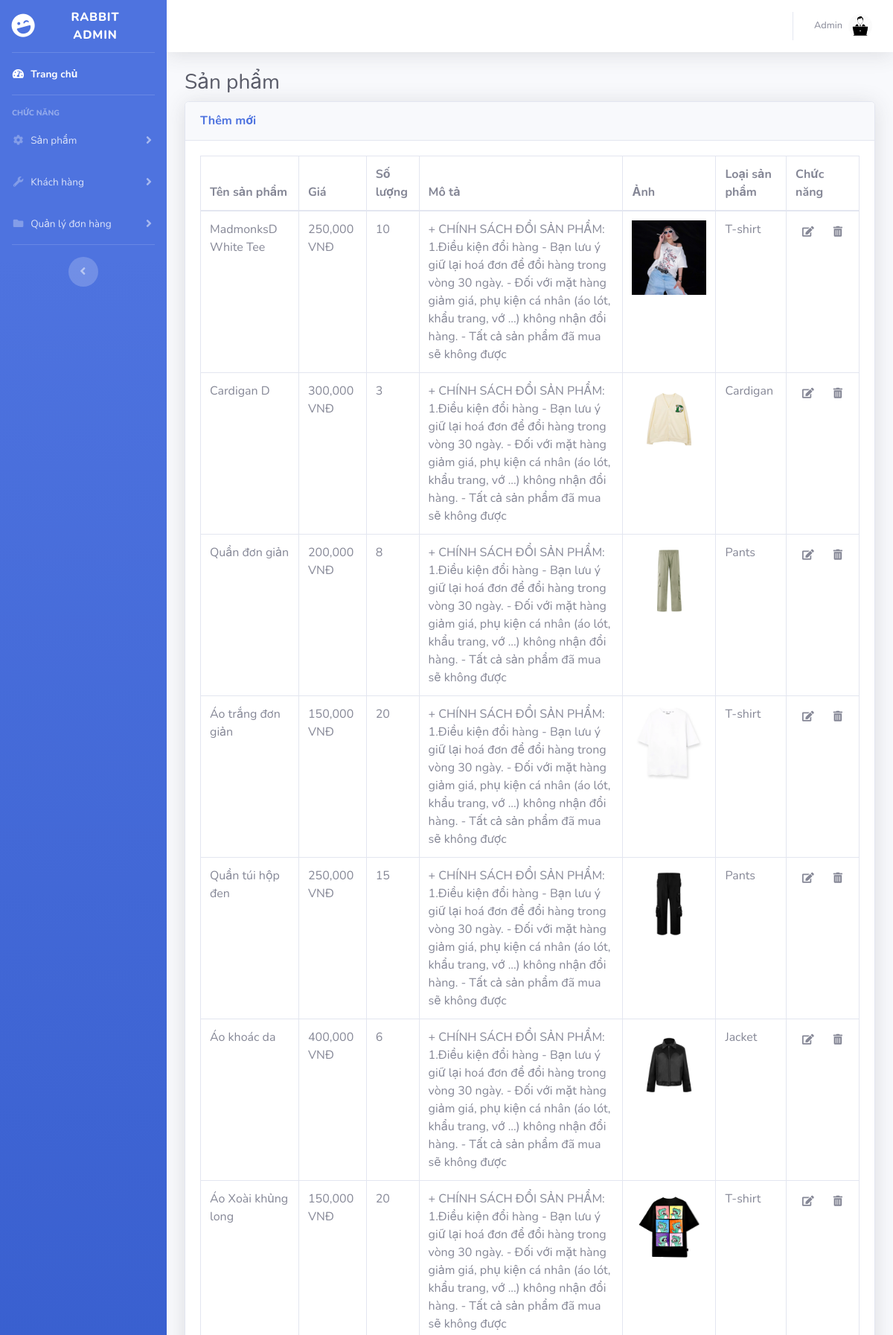
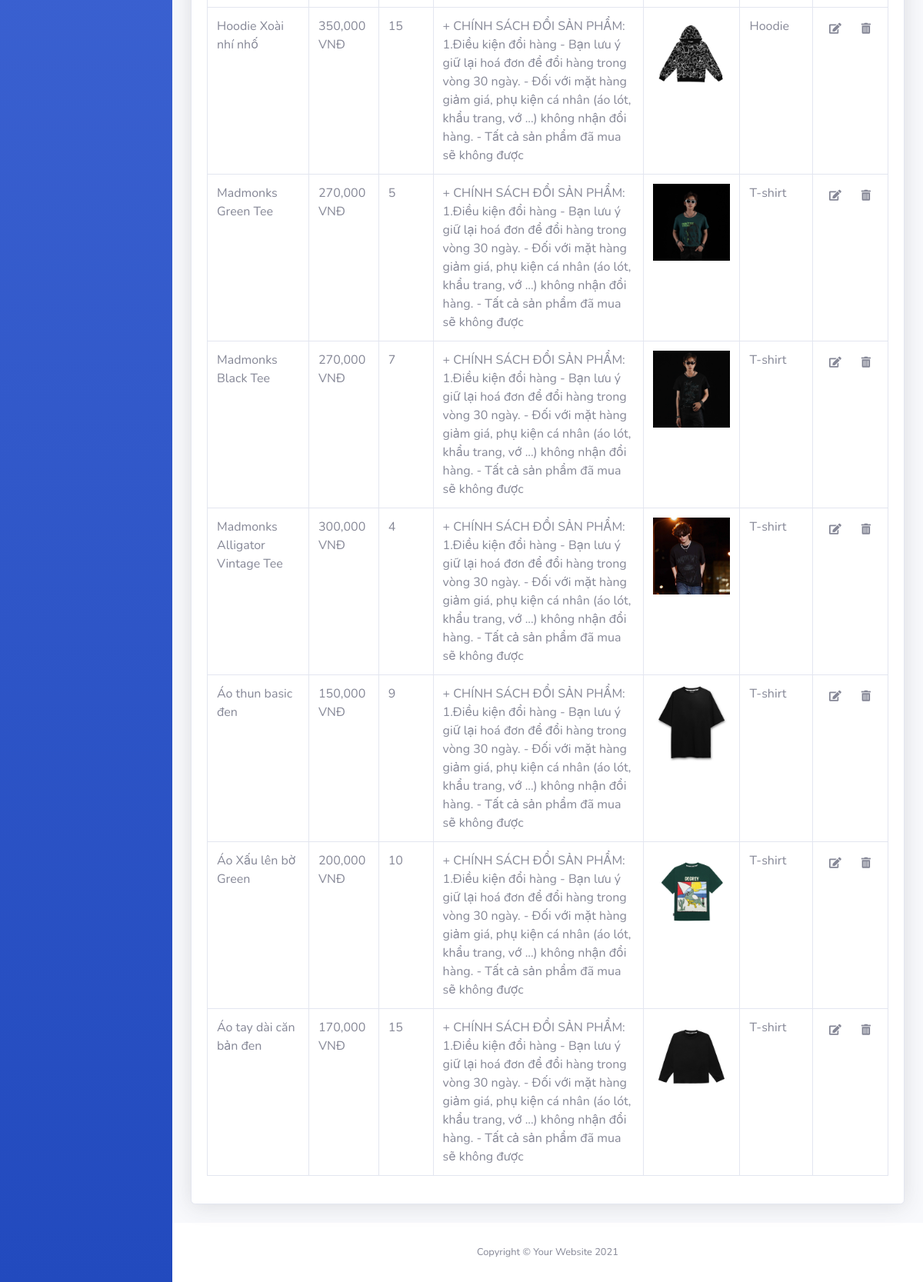
/admin/master.php?act=page_sp, run on the app's committed database (2 pictures, top to bottom).
### tables this page shows
CREATE TABLE `sanpham` (
  `id_sp` int(20) NOT NULL,
  `ten` varchar(255) NOT NULL,
  `gia` int(10) NOT NULL,
  `sl` int(5) NOT NULL,
  `mota` varchar(255) NOT NULL,
  `anh` varchar(255) NOT NULL,
  `id_lsp` int(20) NOT NULL
);

CREATE TABLE `loaisp` (
  `id_lsp` int(20) NOT NULL,
  `ten_lsp` varchar(255) NOT NULL
);

### admin/product/index_sp.php (the view, shortened to what this page needs)
<?php
  $conn = get_connection();
  $sql = "SELECT * FROM sanpham
            INNER JOIN loaisp ON sanpham.id_lsp = loaisp.id_lsp
            ORDER BY id_sp";
  $sanpham = mysqli_query($conn, $sql);
?>
<div class="container-fluid">
    <h1 class="h3 mb-2 text-gray-800">Sản phẩm</h1>
    <div class="card shadow mb-4">
        <div class="card-header py-3">
            <a href="master.php?act=page_add_sp">
                <h6 class="m-0 font-weight-bold text-primary">Thêm mới</h6>
            </a>
        </div>
        <div class="card-body">
            <div class="table-responsive">
                <table class="table table-bordered" id="dataTable" width="100%" cellspacing="0">
                    <thead>
                    <tr>
                        <th style="width: auto">Tên sản phẩm</th>
                        <th style="width: auto">Giá</th>
                        <th style="width: auto">Số lượng</th>
                        <th style="width: auto">Mô tả</th>
                        <th style="width: auto">Ảnh</th>
                        <th style="width: auto">Loại sản phẩm</th>
                        <th style="width: auto">Chức năng</th>
                    </tr>
                    </thead>
                    <tbody>
                    <?php
                        if( mysqli_num_rows ( $sanpham ) !=0){
                            while ( $row = mysqli_fetch_array($sanpham)) {
                    ?>
                                <tr>
                                    <td><?php echo $row['ten']?></td>
                                    <td><?php echo number_format($row['gia'])." VNĐ"?></td>
                                    <td><?php echo $row['sl']?></td>
                                    <td><?php echo $row['mota']?></td>
                                    <td align='center'>
                                        <img src="../dashboard/img_product/products/<?php echo $row['anh']?>" alt="<?php echo $row['anh']?>" width="100px" height="100px">
                                    </td>
                                    <td><?php echo $row['ten_lsp']?></td>
                                    <td>
                                    <div class="btn-group">
                                        <abbr title="Sửa dữ liệu">
                                        <a href="master.php?act=page_edit_sp&id_sp=<?php echo $row['id_sp']?>">
                                            <button type="button" class="btn btn-default btn-sm mr-2">
                                            <i class="nav-icon fas fa-edit"></i>
                                            </button>
                                        </a>
                                        </abbr>
                                        <abbr title="Xóa dữ liệu">
                                        <a onclick="return xoaSP();" href="product/delete_sp.php?id_sp=<?php echo $row['id_sp']?>">
                                            <button type="button" class="btn btn-default btn-sm">
                                            <i class="fas fa-trash-alt"></i>
                                            </button>
                                        </a>
                                        </abbr>
                                    </div>
                                    </td>
                                </tr>
                    <?php
                            }
                        }
                    ?>
                    </tbody>
                </table>
            </div>
        </div>
    </div>
</div>

### data on the page
sanpham: ten "MadmonksD White Tee", gia "250,000", sl "10", mota "+ CHÍNH SÁCH ĐỔI SẢN PHẨM: 1.Điều kiện đổi hàng - Bạn lưu ý giữ lại hoá đơn để đổi hàng trong vòng 30 ngày. - Đối với mặt hàng giảm giá, phụ kiện cá nhân (áo lót, khẩu trang, vớ ...) không nhận đổi hàng. - Tất cả sản phẩm đã mua sẽ không được", anh (picture), id_lsp.ten_lsp "T-shirt"
sanpham: ten "Cardigan D", gia "300,000", sl "3", mota "+ CHÍNH SÁCH ĐỔI SẢN PHẨM: 1.Điều kiện đổi hàng - Bạn lưu ý giữ lại hoá đơn để đổi hàng trong vòng 30 ngày. - Đối với mặt hàng giảm giá, phụ kiện cá nhân (áo lót, khẩu trang, vớ ...) không nhận đổi hàng. - Tất cả sản phẩm đã mua sẽ không được", anh (picture), id_lsp.ten_lsp "Cardigan"
sanpham: ten "Quần đơn giản", gia "200,000", sl "8", mota "+ CHÍNH SÁCH ĐỔI SẢN PHẨM: 1.Điều kiện đổi hàng - Bạn lưu ý giữ lại hoá đơn để đổi hàng trong vòng 30 ngày. - Đối với mặt hàng giảm giá, phụ kiện cá nhân (áo lót, khẩu trang, vớ ...) không nhận đổi hàng. - Tất cả sản phẩm đã mua sẽ không được", anh (picture), id_lsp.ten_lsp "Pants"
sanpham: ten "Áo trắng đơn giản", gia "150,000", sl "20", mota "+ CHÍNH SÁCH ĐỔI SẢN PHẨM: 1.Điều kiện đổi hàng - Bạn lưu ý giữ lại hoá đơn để đổi hàng trong vòng 30 ngày. - Đối với mặt hàng giảm giá, phụ kiện cá nhân (áo lót, khẩu trang, vớ ...) không nhận đổi hàng. - Tất cả sản phẩm đã mua sẽ không được", anh (picture), id_lsp.ten_lsp "T-shirt"
sanpham: ten "Quần túi hộp đen", gia "250,000", sl "15", mota "+ CHÍNH SÁCH ĐỔI SẢN PHẨM: 1.Điều kiện đổi hàng - Bạn lưu ý giữ lại hoá đơn để đổi hàng trong vòng 30 ngày. - Đối với mặt hàng giảm giá, phụ kiện cá nhân (áo lót, khẩu trang, vớ ...) không nhận đổi hàng. - Tất cả sản phẩm đã mua sẽ không được", anh (picture), id_lsp.ten_lsp "Pants"
sanpham: ten "Áo khoác da", gia "400,000", sl "6", mota "+ CHÍNH SÁCH ĐỔI SẢN PHẨM: 1.Điều kiện đổi hàng - Bạn lưu ý giữ lại hoá đơn để đổi hàng trong vòng 30 ngày. - Đối với mặt hàng giảm giá, phụ kiện cá nhân (áo lót, khẩu trang, vớ ...) không nhận đổi hàng. - Tất cả sản phẩm đã mua sẽ không được", anh (picture), id_lsp.ten_lsp "Jacket"
sanpham: ten "Áo Xoài khủng long", gia "150,000", sl "20", mota "+ CHÍNH SÁCH ĐỔI SẢN PHẨM: 1.Điều kiện đổi hàng - Bạn lưu ý giữ lại hoá đơn để đổi hàng trong vòng 30 ngày. - Đối với mặt hàng giảm giá, phụ kiện cá nhân (áo lót, khẩu trang, vớ ...) không nhận đổi hàng. - Tất cả sản phẩm đã mua sẽ không được", anh (picture), id_lsp.ten_lsp "T-shirt"
sanpham: ten "Hoodie Xoài nhí nhố", gia "350,000", sl "15", mota "+ CHÍNH SÁCH ĐỔI SẢN PHẨM: 1.Điều kiện đổi hàng - Bạn lưu ý giữ lại hoá đơn để đổi hàng trong vòng 30 ngày. - Đối với mặt hàng giảm giá, phụ kiện cá nhân (áo lót, khẩu trang, vớ ...) không nhận đổi hàng. - Tất cả sản phẩm đã mua sẽ không được", anh (picture), id_lsp.ten_lsp "Hoodie"
sanpham: ten "Madmonks Green Tee", gia "270,000", sl "5", mota "+ CHÍNH SÁCH ĐỔI SẢN PHẨM: 1.Điều kiện đổi hàng - Bạn lưu ý giữ lại hoá đơn để đổi hàng trong vòng 30 ngày. - Đối với mặt hàng giảm giá, phụ kiện cá nhân (áo lót, khẩu trang, vớ ...) không nhận đổi hàng. - Tất cả sản phẩm đã mua sẽ không được", anh (picture), id_lsp.ten_lsp "T-shirt"
sanpham: ten "Madmonks Black Tee", gia "270,000", sl "7", mota "+ CHÍNH SÁCH ĐỔI SẢN PHẨM: 1.Điều kiện đổi hàng - Bạn lưu ý giữ lại hoá đơn để đổi hàng trong vòng 30 ngày. - Đối với mặt hàng giảm giá, phụ kiện cá nhân (áo lót, khẩu trang, vớ ...) không nhận đổi hàng. - Tất cả sản phẩm đã mua sẽ không được", anh (picture), id_lsp.ten_lsp "T-shirt"
sanpham: ten "Madmonks Alligator Vintage Tee", gia "300,000", sl "4", mota "+ CHÍNH SÁCH ĐỔI SẢN PHẨM: 1.Điều kiện đổi hàng - Bạn lưu ý giữ lại hoá đơn để đổi hàng trong vòng 30 ngày. - Đối với mặt hàng giảm giá, phụ kiện cá nhân (áo lót, khẩu trang, vớ ...) không nhận đổi hàng. - Tất cả sản phẩm đã mua sẽ không được", anh (picture), id_lsp.ten_lsp "T-shirt"
sanpham: ten "Áo thun basic đen", gia "150,000", sl "9", mota "+ CHÍNH SÁCH ĐỔI SẢN PHẨM: 1.Điều kiện đổi hàng - Bạn lưu ý giữ lại hoá đơn để đổi hàng trong vòng 30 ngày. - Đối với mặt hàng giảm giá, phụ kiện cá nhân (áo lót, khẩu trang, vớ ...) không nhận đổi hàng. - Tất cả sản phẩm đã mua sẽ không được", anh (picture), id_lsp.ten_lsp "T-shirt"
sanpham: ten "Áo Xấu lên bờ Green", gia "200,000", sl "10", mota "+ CHÍNH SÁCH ĐỔI SẢN PHẨM: 1.Điều kiện đổi hàng - Bạn lưu ý giữ lại hoá đơn để đổi hàng trong vòng 30 ngày. - Đối với mặt hàng giảm giá, phụ kiện cá nhân (áo lót, khẩu trang, vớ ...) không nhận đổi hàng. - Tất cả sản phẩm đã mua sẽ không được", anh (picture), id_lsp.ten_lsp "T-shirt"
sanpham: ten "Áo tay dài căn bản đen", gia "170,000", sl "15", mota "+ CHÍNH SÁCH ĐỔI SẢN PHẨM: 1.Điều kiện đổi hàng - Bạn lưu ý giữ lại hoá đơn để đổi hàng trong vòng 30 ngày. - Đối với mặt hàng giảm giá, phụ kiện cá nhân (áo lót, khẩu trang, vớ ...) không nhận đổi hàng. - Tất cả sản phẩm đã mua sẽ không được", anh (picture), id_lsp.ten_lsp "T-shirt"
